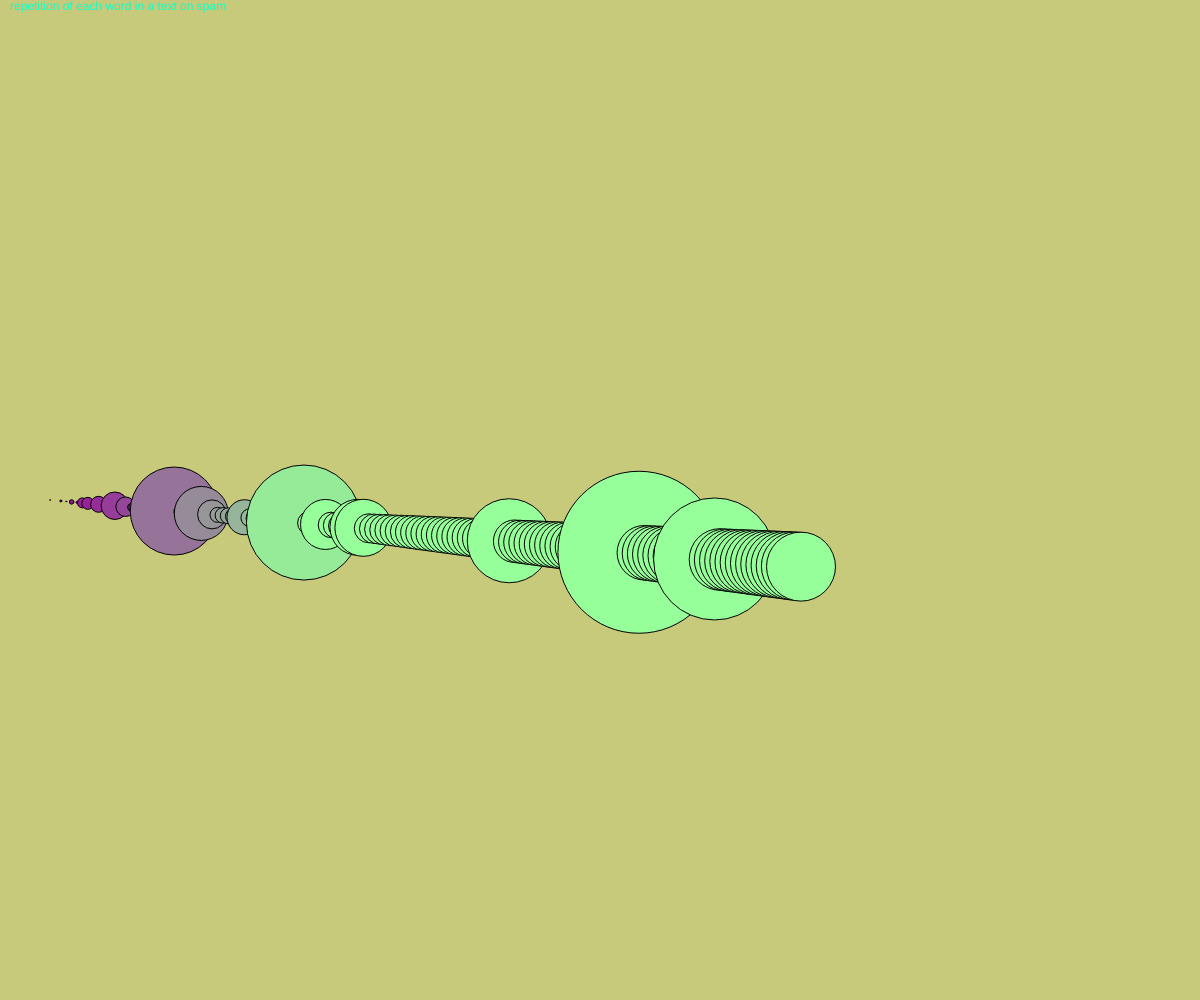
Frame 1 (no input)
Frame 60 (no input): identical to frame 1, image omitted
Frame 120 (the mouse pressed at the canvas centre since frame 60): identical to frame 1, image omitted

The p5.js sketch that drew this single still picture (run headless with seeded random() and noise() and a simulated clock; from frame 60 on, the mouse is pressed at the canvas centre):

// p5.js sketch
// ── sketch.js
//for this code I used "https://editor.p5js.org/kjhollen/sketches/BJiV-h8RW" 's wordconter(see function "getWordCount").

let texts= "Spam (stylized as SPAM) is a brand of canned precooked and preseasoned pork made by Hormel Foods Corporation. It was introduced by Hormel in 1937 and gained popularity worldwide after its use during World War II.[1] By 2003, Spam was sold in 41 countries (and trademarked in over 100) on six continents .[2] In the U.S., Hawaii is the state with the highest per capita consumption of Spam, which has become an ingredient in Hawaiian cuisine (like sushi). The generic form of Spam may be sold in cans as pork luncheon meatSpam's basic ingredients are primarily pork shoulder and ham,[3] with salt, water, modified potato starch (as a binder), sugar, and sodium nitrite (as a preservative). Natural gelatin is formed during cooking in its tins on the production line.[4] Concerns about Spam's nutritional attributes have been raised, in large part due to its high content of fat, sodium, and preservatives.[5] Spam has affected popular culture, including a Monty Python skit, which repeated the name many times, leading to its name being borrowed to describe unsolicited electronic messages, especially email.[6] It is occasionally celebrated in festivals such as Austin's Spamarama."
let words;
let list
let data;
let counts
let word
let num;
let diam;
let canvas; 



function setup() {
 words = splitTokens(texts, ' ');
  console.log(words)
  canvas = createCanvas(windowWidth, windowHeight);
  getWordCount()
  
}

function draw() {
  background(200,202,123);
  fill(12,255,201)
  text('repetition of each word in a text on spam', 10, 10)
  
  for(let i = 0; i<num.length-1; i++){
    diam = num[i];
    fill(150, 5*i, 153)
    ellipse(i*10*cos(-1)+50, i*sin(0.5)+ windowHeight/2, diam*(i-1)/2);
  }
 
}

function getWordCount() {
   singles = {};
  
  for (let i = 0; i < words.length; i++) {
      word = words[i];
      if (! (word in singles))
	  singles[word] = 0;
      singles[word]++;
  }
  //console.log(singles)
  num =Object.values(singles);
  console.log(num)
}


 
